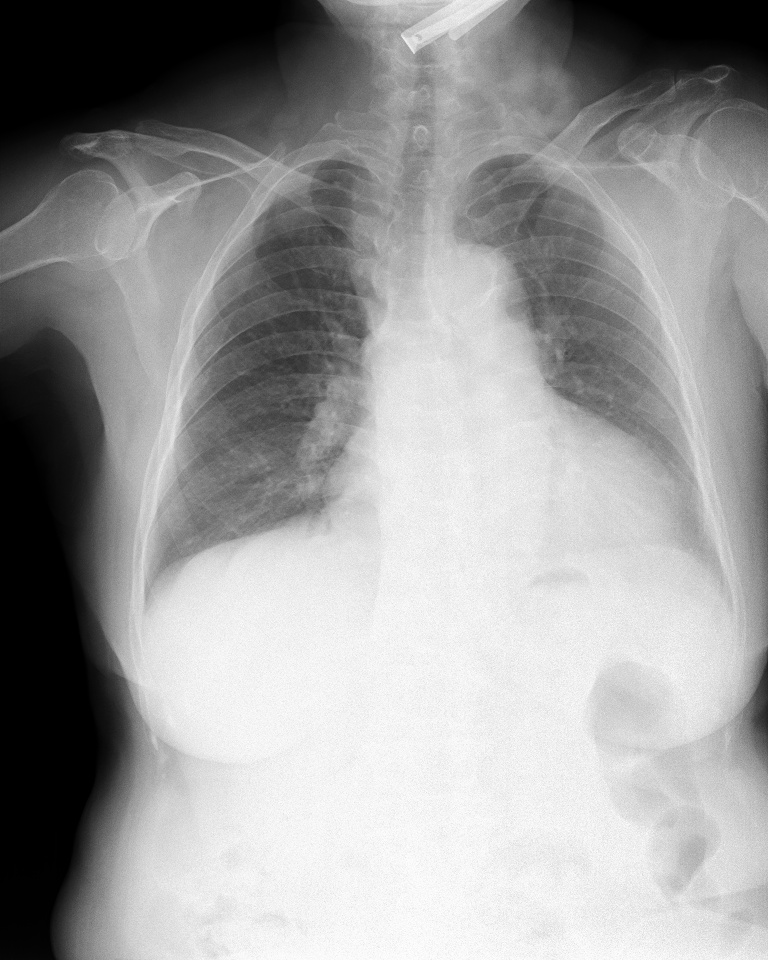
#> input picture Image-Augmentations-Visualize/dataset/051132a778e61a86eb147c7c6f564dfe.jpg, 768 x 960 px
$ python translate.py
#> lines starting #> are read from the running program, lines starting #| are printed output that depends on the picture
#> in main, img is the input picture: shape (960, 768, 3); min 0, max 255, mean 155.6
#| img.shape = (960, 768, 3)
### Image-Augmentations-Visualize/src/data_augmentation.py
import random
import numpy as np
import cv2
import os
import sys
from src.utils import clip_bboxes, rotate_img, convert_2_to_4_corners, rotate_bboxes, convert_4_to_2_corners, letterbox_img

class RandomHorizontalFlip_(object):
    '''Radnomly horizontally flip the Image with the probability p.
    Args:
        p: (float) The probability with which the image is flipped.

    Output:
        img: (np.array) The flipped image with shape (HxWxC)
        bboxes: (np.array) The transformed bounding boxe with shape (N, 4)
                N is number of bounding boxes and 4 represents x_min, y_min, x_max, y_max.
        labels: (ndarray) the transformed labels
    '''

    def __init__(self, p):
        self.p = p

    # [28 lines left out: function __call__, not called in this run]


class RandomVerticalFlip_(object):
    '''Radnomly vertical flip the Image with the probability p.
    Args:
        p: (float) The probability with which the image is flipped.

    Output:
        img: (np.array) The flipped image with shape (HxWxC)
        bboxes: (np.array) The transformed bounding boxe with shape (N, 4)
                N is number of bounding boxes and 4 represents x_min, y_min, x_max, y_max.
        labels: (ndarray) the transformed labels
    '''
    def __init__(self, p):
        self.p = p

    # [24 lines left out: function __call__, not called in this run]


class RandomScale(object):
    ''' Randomly scale an image
    Bounding boxes which have an area of less than 25% in the remaining in the
    transformed image is dropped (removed). The resolution is maintained, and the remaining
    area if any is filled by black color.

    Args:
        scale: (float or tuple(float))
               If **float**, the image is scale by a factor from a range (1 - scale, 1 + scale)
               If **typle**, the image is scale by a factor from value specified by the tuple.

        diff: (bool) If False, remain the aspect ratio of image. Otherwise, if True
              the scale of image's height and image's width is not the same.
        p: (float) The probability with which the image is scaled.

    Outputs:
        img: (ndarray) The scaled image with shape (H, W, C)
        bboxes: (ndarray) The transformed bounding boxe with shape (N, 4)
                N is number of bounding boxes and 4 represents x_min, y_min, x_max, y_max.
        labels: (ndarray) the transformed labels
    '''

    # [60 lines left out: functions __init__, __call__, not called in this run]


class Scale(object):
    ''' Scale an image
    Bounding boxes which have an area of less than 25% in the remaining in the
    transformed image is dropped (removed). The resolution is maintained, and the remaining
    area if any is filled by black color.

    Args:
        scale_x: (float) If **float**, the image's width is scale by a factor 1 + scale
        scale_y: (float) If **float**, the image's height is scale by a factor 1 + scale
        p: (float) The probability with which the image is scaled.

    Outputs:
        img: (ndarray) The scaled image with shape (H, W, C)
        bboxes: (ndarray) The transformed bounding boxe with shape (N, 4)
                N is number of bounding boxes and 4 represents x_min, y_min, x_max, y_max.
        labels: (ndarray) the transformed labels
    '''

    # [45 lines left out: functions __init__, __call__, not called in this run]


class RandomTranslate(object):
    ''' Randomly Translates the image
    Bounding boxes which have an area of less tahn 25% in the
    remaining in the transformed image is dropped (removed).
    The resolution is maintained, and the remaining area if any
    is filled by black color.

    Args:
        translate: (float or tuple(float))
                   if **float**, the image is translated by a factor drawn
                   randomly from a range (1 - translate, 1 + translate)
                   if **tuple**, translate is drawn randomly from specified by the tuple.
        diff: (bool) If False, remain the aspect ratio of image. Otherwise, if True
              the scale of image's height and image's width is not the same.
        p: (float) The probability with which the image is translated.

    Output:
        img: (ndarray) The scaled image with shape (H, W, C)
        bboxes: (ndarray) The transformed bounding boxe with shape (N, 4)
                N is number of bounding boxes and 4 represents x_min, y_min, x_max, y_max.
        labels: (ndarray) the transformed labels
    '''

    # [59 lines left out: functions __init__, __call__, not called in this run]

class Translate(object):
    ''' Randomly Translates the image
    Bounding boxes which have an area of less tahn 25% in the
    remaining in the transformed image is dropped (removed).
    The resolution is maintained, and the remaining area if any
    is filled by black color.

    Args:
        translate_x: (float) If **float**, the image's width is translated with this factor
        translate_y: (float) If **float**, the image's height is translated with this factor
        p: (float) The probability with which the image is translated.

    Output:
        img: (ndarray) The scaled image with shape (H, W, C)
        bboxes: (ndarray) The transformed bounding boxe with shape (N, 4)
                N is number of bounding boxes and 4 represents x_min, y_min, x_max, y_max.
        labels: (ndarray) the transformed labels
    '''

    def __init__(self, translate_x=0.2, translate_y=0.2, p=0.5):
        self.translate_x = translate_x
        self.translate_y = translate_y
        self.p = p

        assert self.translate_x < 1.0 and self.translate_x > -1.0, "translate_x must be greater than -1 and smaller than 1"
        assert self.translate_y < 1.0 and self.translate_y > -1.0, "translate_y must be greater than -1 and smaller than 1"

    def __call__(self, img, bboxes, labels):
        img = img.copy()
        bboxes = bboxes.copy()
        labels = labels.copy()

        if random.random() < self.p:
            img_shape = img.shape

            #percentage of the dimension of the image to translate
            translate_factor_x = self.translate_x
            translate_factor_y = self.translate_y

            # first initialise a black image about the size of our original image.
            canvas = np.zeros(img_shape, dtype = np.uint8)

            '''Translate image'''
            # get the top-left corner co-ordinates of the shifted image.
            corner_x = int(translate_factor_x * img.shape[1])
            corner_y = int(translate_factor_y * img.shape[0])

            # the content's image is maintained after translated
            # img[top : bottom, left : right]
            mask = img[max(0, -corner_y) : min(img_shape[0], img_shape[0] - corner_y),
                       max(0, -corner_x) : min(img_shape[1], img_shape[1] - corner_x)]
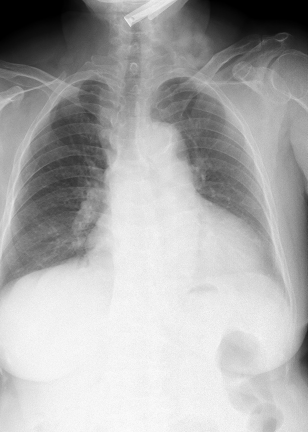
#> mask: shape (864, 615, 3) (shown at 1/2 size); min 0, max 255, mean 171.5

            # coordinate of translate image (x_min, y_min, x_max, y_max) in canvas
            coord_translate_img = [max(0, corner_x), max(0, corner_y),
                                   min(img_shape[1], img_shape[1] + corner_x), min(img_shape[0], img_shape[0] + corner_y)]

            # add content's image is maintained after translated in canvas
            # canvas[top : bottom, left : right]
            canvas[coord_translate_img[1] : coord_translate_img[3],
                   coord_translate_img[0] : coord_translate_img[2]] = mask
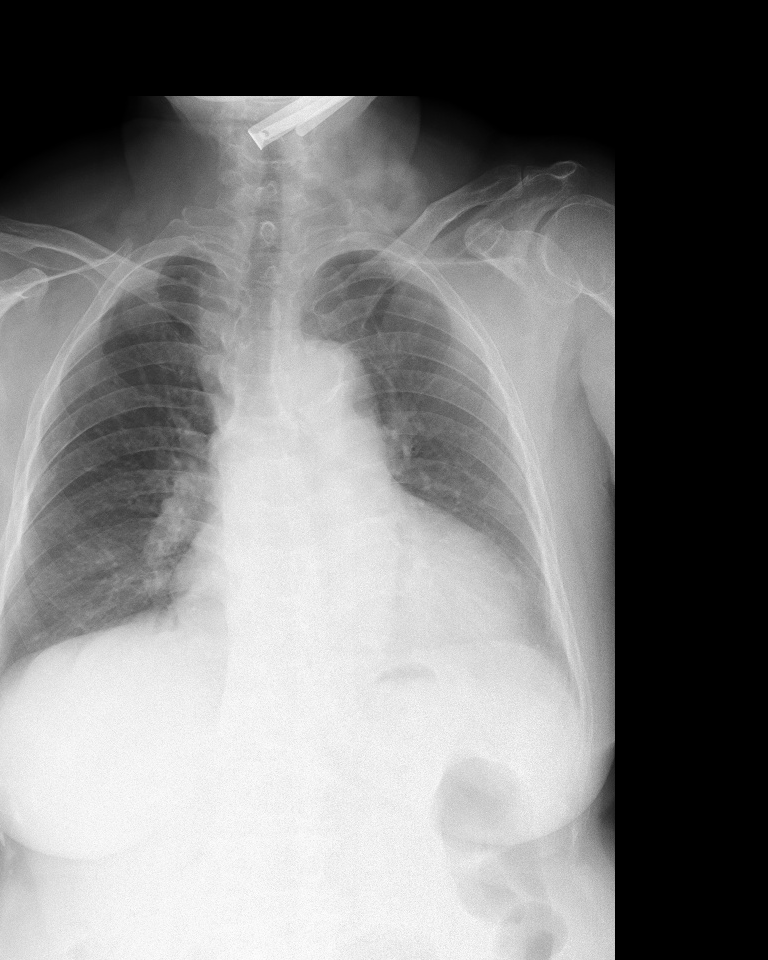
#> canvas: shape (960, 768, 3); min 0, max 255, mean 123.6
            img = canvas

            '''Translate bouding boxes'''
            # each box contain (x_min, y_min, x_max, y_max)
            bboxes[:, :4] += [corner_x, corner_y, corner_x, corner_y]

            bboxes, labels = clip_bboxes(bboxes, clip_box = [0, 0, 1 + img_shape[1], 1 + img_shape[0]], labels = labels,
                                         alpha = 0.25)
#> (the rest of the program and of its run is left out)
